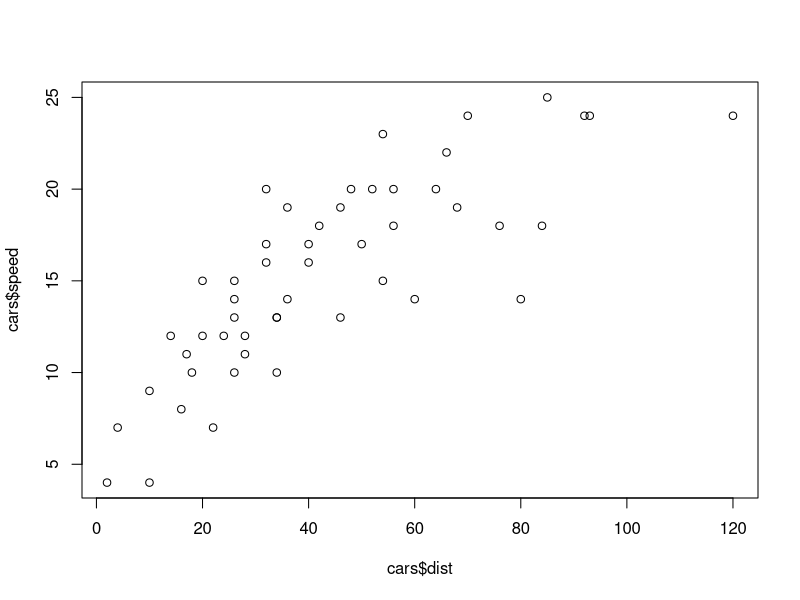
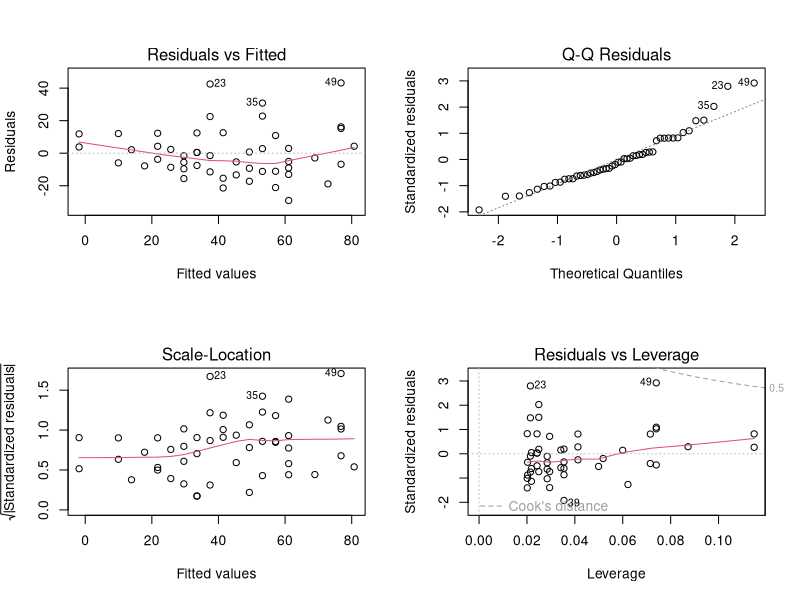

Here is the R script that generated these plots, in order:
## 1

data(cars)

## 2
plot(x=cars$dist,y=cars$speed)

## 3
Ex3MDL <- lm(dist ~ speed, data = cars)

## 4
summary(Ex3MDL)
#Observation:65.11% of variation is explained by the model

## 5
par(mfrow=c(2,2))
plot(Ex3MDL)

## 6
library(car)
ncvTest(Ex3MDL)
#observation: The P-value for a Breusch-Pagan test suggests the data is not Homoscedastic


## 7

shapiro.test(Ex3MDL$residuals)
#observation: The P-value for a Shapiro-wilk test suggests that the residuals are not normally distributed

## 8 
summary(lm(Ex3MDL$residuals ~ cars$speed))
##observation: the residuals are not correlated with the explanitory value

## 9
##Observation: no points exist outside the Cook's Distance

## 10
df10 <- cars[-c(49),]
Ex10MDL <- lm(dist ~ speed, data = df10)
summary(Ex3MDL)
summary(Ex10MDL)

#observation: after removing datapoint #49, the slope of the model is reduced by ~.3